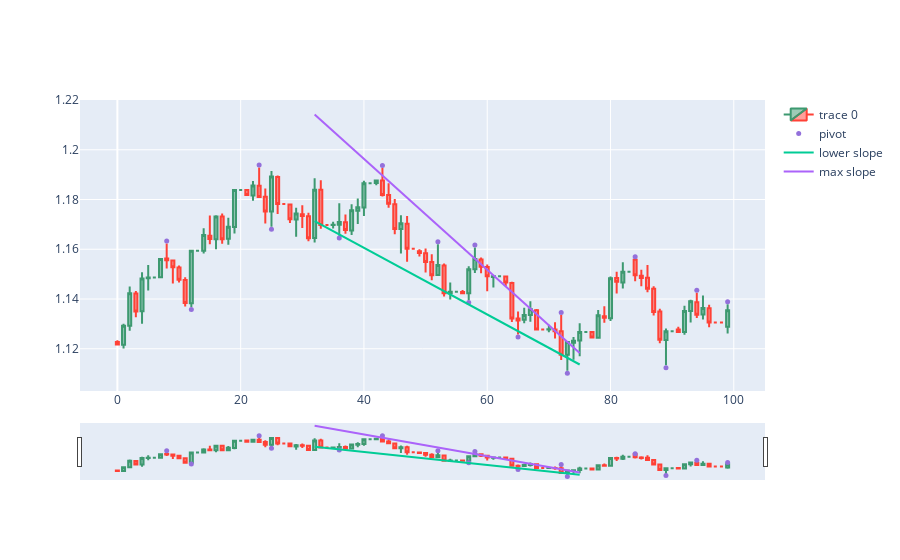

Notebook code cell kept with this figure:
### Code cell
candle = 75
backcandles = 40
window = 3

#dfpl = df[candle-backcandles-window-5:candle+200]

fig = go.Figure(data=[go.Candlestick(x=dfpl.index,
                open=dfpl['Open'],
                high=dfpl['High'],
                low=dfpl['Low'],
                close=dfpl['Close'])])

fig.add_scatter(x=dfpl.index, y=dfpl['pointpos'], mode="markers",
                marker=dict(size=5, color="MediumPurple"),
                name="pivot")

sl_lows, interc_lows, sl_highs, interc_highs, r_sq_l, r_sq_h = collect_channel(candle, backcandles, window)
print(r_sq_l, r_sq_h)
x = np.array(range(candle-backcandles-window, candle+1))
fig.add_trace(go.Scatter(x=x, y=sl_lows*x + interc_lows, mode='lines', name='lower slope'))
fig.add_trace(go.Scatter(x=x, y=sl_highs*x + interc_highs, mode='lines', name='max slope'))
#fig.update_layout(xaxis_rangeslider_visible=False)
fig.show()
